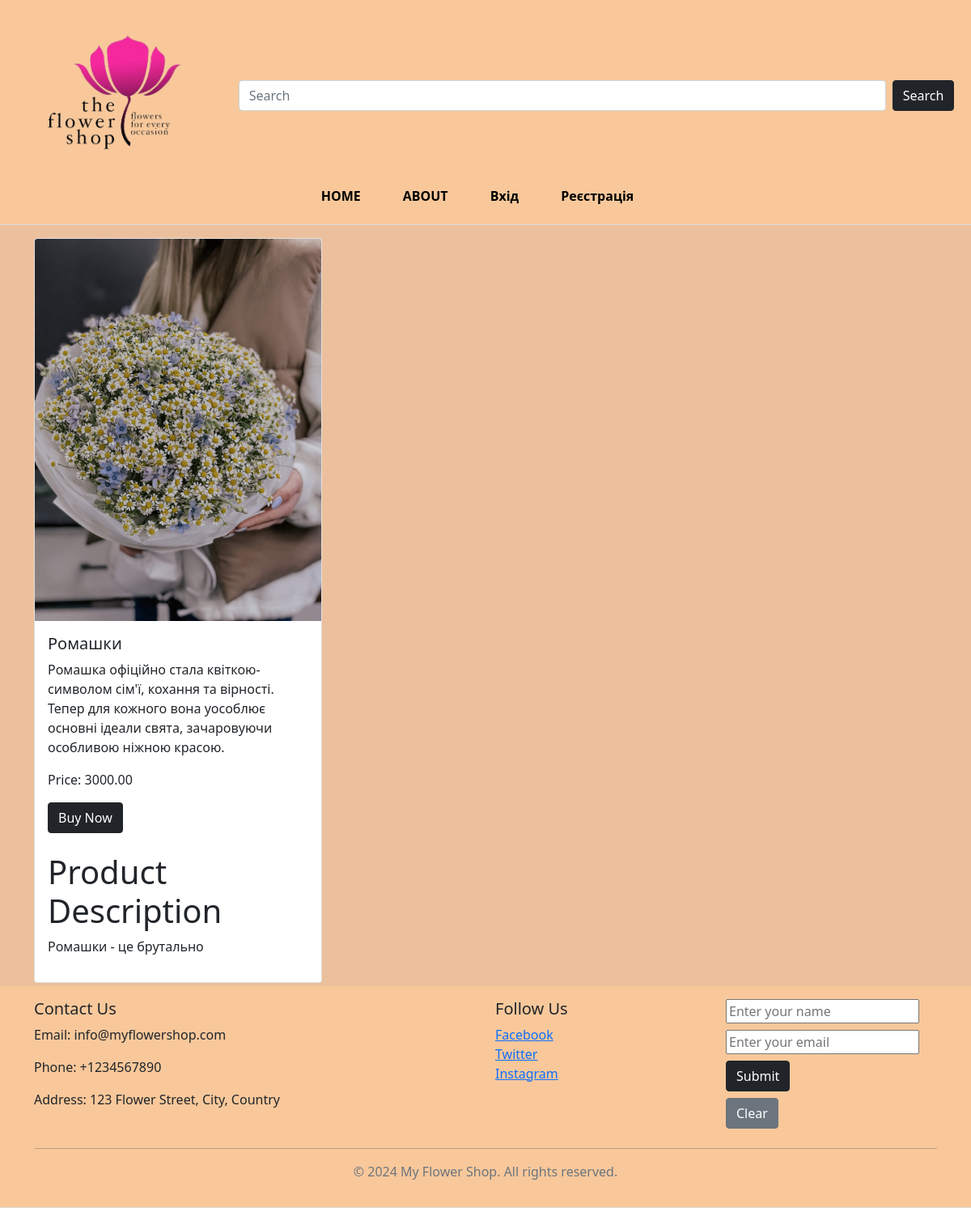
The app's page /description/5 with its own data.
### main/models.py (models this page shows, shortened)
class Product(models.Model):
    title = models.CharField(max_length=100)
    description = models.TextField()
    price = models.DecimalField(max_digits=10, decimal_places=2)
    image = models.ImageField(upload_to='static/img/')
    short_description = models.ForeignKey(ProductDescription, on_delete=models.SET_NULL, null=True)

class ProductDescription(models.Model):
    details = models.TextField()

### main/views.py (the view)
# urls.py: path('description/<int:product_id>', views.description, name='description'),
def description(request, product_id):
    product = get_object_or_404(Product, pk=product_id)
    product_description = product.short_description
    return render(request, 'main/description.html', {'product': product, 'product_description': product_description})

### templates/main/description.html
{% extends 'main/base.html' %}
{% block content %}
<div>
    <div class="row">
        <div class="col-md-4 mb-1">
            <div class="card product-card">
                <img src="{{ product.image.url }}" class="card-img-top" alt="{{ product.title }}">
                <div class="card-body">
                    <h5 class="card-title">{{ product.title }}</h5>
                    <p class="card-text">{{ product.description }}</p>
                    <p class="card-text">Price: {{ product.price }}</p>
                    <a href="#" class="btn btn-dark mb-4">Buy Now</a>
                    <h1>Product Description</h1>
                    {% if product_description %}
                    <p>{{ product_description.details }}</p>
                    {% else %}
                    <p>No description available</p>
                    {% endif %}
                </div>
            </div>
        </div>
    </div>
</div>
{% endblock %}

### static/css/styles.css (style rules this page uses)
body { margin: 0; padding: 0; background: #ecc09c; overflow-x: hidden; }
.product-card { height: 100%; }

### records on screen
Product: image (picture), title "Ромашки", description "Ромашка офіційно стала квіткою-символом сім'ї, кохання та вірності. Тепер для кожного вона уособлює основні ідеали свята, зачаровуючи особливою ніжною красою.", price "3000.00"
ProductDescription: details "Ромашки - це брутально"
